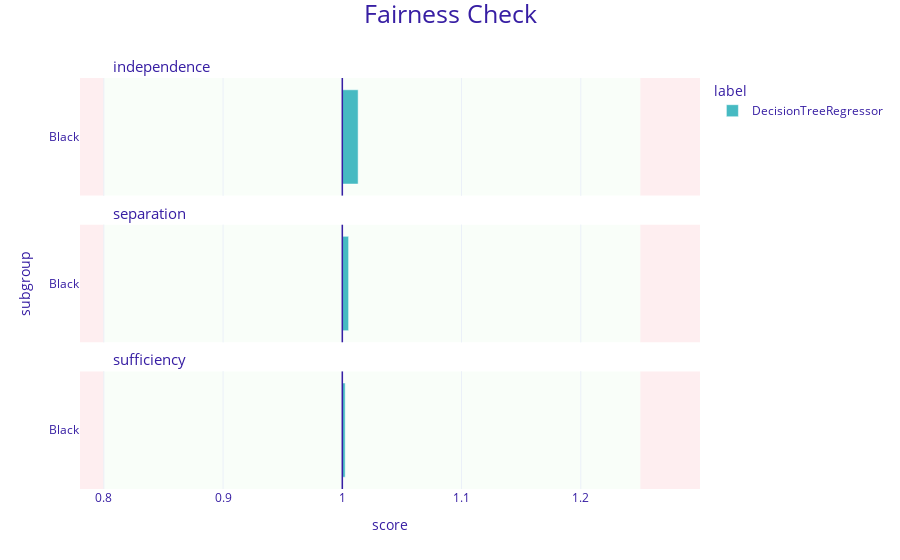

Notebook code for this chart:
### Code cell
fobject4.fairness_check()
fobject4.plot()

### Figure 1 — Plotly figure (JSON) as saved in the notebook; plotly's stock layout.template omitted (floating-point values rounded to 4 significant figures)
{"data": [{"alignmentgroup": "True", "customdata": [["Black", 1.013, "DecisionTreeRegressor"]], "hovertemplate": "<b>%{customdata[2]}</b><br>Subgroup: %{customdata[0]}<br>Score: %{customdata[1]}<br><extra></extra>", "legendgroup": "DecisionTreeRegressor", "marker": {"color": "#46bac2", "pattern": {"shape": ""}}, "name": "DecisionTreeRegressor", "offsetgroup": "DecisionTreeRegressor", "orientation": "h", "showlegend": true, "textposition": "auto", "type": "bar", "x": [0.01327], "xaxis": "x3", "y": [0.5], "yaxis": "y3"}, {"alignmentgroup": "True", "customdata": [["Black", 1.005, "DecisionTreeRegressor"]], "hovertemplate": "<b>%{customdata[2]}</b><br>Subgroup: %{customdata[0]}<br>Score: %{customdata[1]}<br><extra></extra>", "legendgroup": "DecisionTreeRegressor", "marker": {"color": "#46bac2", "pattern": {"shape": ""}}, "name": "DecisionTreeRegressor", "offsetgroup": "DecisionTreeRegressor", "orientation": "h", "showlegend": false, "textposition": "auto", "type": "bar", "x": [0.005295], "xaxis": "x2", "y": [0.5], "yaxis": "y2"}, {"alignmentgroup": "True", "customdata": [["Black", 1.002, "DecisionTreeRegressor"]], "hovertemplate": "<b>%{customdata[2]}</b><br>Subgroup: %{customdata[0]}<br>Score: %{customdata[1]}<br><extra></extra>", "legendgroup": "DecisionTreeRegressor", "marker": {"color": "#46bac2", "pattern": {"shape": ""}}, "name": "DecisionTreeRegressor", "offsetgroup": "DecisionTreeRegressor", "orientation": "h", "showlegend": false, "textposition": "auto", "type": "bar", "x": [0.002409], "xaxis": "x", "y": [0.5], "yaxis": "y"}], "layout": {"annotations": [{"font": {"size": 15}, "showarrow": false, "text": "sufficiency", "x": 0.05, "xanchor": "left", "xref": "paper", "y": 0.2867, "yanchor": "bottom", "yref": "paper"}, {"font": {"size": 15}, "showarrow": false, "text": "separation", "x": 0.05, "xanchor": "left", "xref": "paper", "y": 0.6433, "yanchor": "bottom", "yref": "paper"}, {"font": {"size": 15}, "showarrow": false, "text": "independence", "x": 0.05, "xanchor": "left", "xref": "paper", "y": 1.0, "yanchor": "bottom", "yref": "paper"}], "barmode": "group", "font": {"color": "#371ea3"}, "legend": {"title": {"text": "label"}, "tracegroupgap": 0}, "margin": {"b": 71, "r": 30, "t": 78}, "shapes": [{"fillcolor": "#f05a71", "layer": "below", "line": {"width": 0}, "opacity": 0.1, "type": "rect", "x0": 0.25, "x1": 0.3, "xref": "x", "y0": 0, "y1": 1, "yref": "y"}, {"fillcolor": "#f05a71", "layer": "below", "line": {"width": 0}, "opacity": 0.1, "type": "rect", "x0": -0.22, "x1": -0.2, "xref": "x", "y0": 0, "y1": 1, "yref": "y"}, {"fillcolor": "#c7f5bf", "layer": "below", "line": {"width": 0}, "opacity": 0.1, "type": "rect", "x0": -0.2, "x1": 0.25, "xref": "x", "y0": 0, "y1": 1, "yref": "y"}, {"line": {"color": "#371ea3", "width": 1.5}, "type": "line", "x0": 0, "x1": 0, "xref": "x", "y0": 0, "y1": 1, "yref": "y"}, {"fillcolor": "#f05a71", "layer": "below", "line": {"width": 0}, "opacity": 0.1, "type": "rect", "x0": 0.25, "x1": 0.3, "xref": "x", "y0": 0, "y1": 1, "yref": "y2"}, {"fillcolor": "#f05a71", "layer": "below", "line": {"width": 0}, "opacity": 0.1, "type": "rect", "x0": -0.22, "x1": -0.2, "xref": "x", "y0": 0, "y1": 1, "yref": "y2"}, {"fillcolor": "#c7f5bf", "layer": "below", "line": {"width": 0}, "opacity": 0.1, "type": "rect", "x0": -0.2, "x1": 0.25, "xref": "x", "y0": 0, "y1": 1, "yref": "y2"}, {"line": {"color": "#371ea3", "width": 1.5}, "type": "line", "x0": 0, "x1": 0, "xref": "x", "y0": 0, "y1": 1, "yref": "y2"}, {"fillcolor": "#f05a71", "layer": "below", "line": {"width": 0}, "opacity": 0.1, "type": "rect", "x0": 0.25, "x1": 0.3, "xref": "x", "y0": 0, "y1": 1, "yref": "y3"}, {"fillcolor": "#f05a71", "layer": "below", "line": {"width": 0}, "opacity": 0.1, "type": "rect", "x0": -0.22, "x1": -0.2, "xref": "x", "y0": 0, "y1": 1, "yref": "y3"}, {"fillcolor": "#c7f5bf", "layer": "below", "line": {"width": 0}, "opacity": 0.1, "type": "rect", "x0": -0.2, "x1": 0.25, "xref": "x", "y0": 0, "y1": 1, "yref": "y3"}, {"line": {"color": "#371ea3", "width": 1.5}, "type": "line", "x0": 0, "x1": 0, "xref": "x", "y0": 0, "y1": 1, "yref": "y3"}], "title": {"font": {"size": 25}, "text": "Fairness Check", "x": 0.5, "y": 0.99}, "xaxis": {"anchor": "y", "domain": [0, 1], "range": [-0.22, 0.3], "ticktext": [0.7, 0.8, 0.9, 1, 1.1, 1.2, 1], "tickvals": [-0.3, -0.2, -0.1, 0, 0.1, 0.2, 0], "title": {"text": "score"}}, "xaxis2": {"anchor": "y2", "domain": [0, 1], "matches": "x", "range": [-0.22, 0.3], "showticklabels": false, "ticktext": [0.7, 0.8, 0.9, 1, 1.1, 1.2, 1], "tickvals": [-0.3, -0.2, -0.1, 0, 0.1, 0.2, 0]}, "xaxis3": {"anchor": "y3", "domain": [0, 1], "matches": "x", "range": [-0.22, 0.3], "showticklabels": false, "ticktext": [0.7, 0.8, 0.9, 1, 1.1, 1.2, 1], "tickvals": [-0.3, -0.2, -0.1, 0, 0.1, 0.2, 0]}, "yaxis": {"anchor": "x", "domain": [0, 0.2867], "range": [0, 1], "showgrid": false, "ticktext": ["Black"], "tickvals": [0.5], "title": {"text": ""}, "zeroline": false}, "yaxis2": {"anchor": "x2", "domain": [0.3567, 0.6433], "matches": "y", "range": [0, 1], "showgrid": false, "ticktext": ["Black"], "tickvals": [0.5], "title": {"text": "subgroup"}, "zeroline": false}, "yaxis3": {"anchor": "x3", "domain": [0.7133, 1.0], "matches": "y", "range": [0, 1], "showgrid": false, "ticktext": ["Black"], "tickvals": [0.5], "title": {"text": ""}, "zeroline": false}}}
